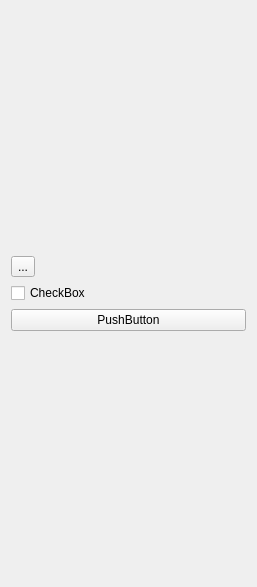
<?xml version="1.0" encoding="UTF-8"?>
<ui version="4.0">
 <class>SideBarQuickInfo</class>
 <widget class="QWidget" name="SideBarQuickInfo">
  <property name="geometry">
   <rect>
    <x>0</x>
    <y>0</y>
    <width>257</width>
    <height>587</height>
   </rect>
  </property>
  <property name="windowTitle">
   <string>Form</string>
  </property>
  <layout class="QVBoxLayout" name="verticalLayout_2">
   <item>
    <layout class="QVBoxLayout" name="verticalLayout">
     <item>
      <widget class="QToolButton" name="toolButton">
       <property name="text">
        <string>...</string>
       </property>
      </widget>
     </item>
     <item>
      <widget class="QCheckBox" name="checkBox">
       <property name="text">
        <string>CheckBox</string>
       </property>
      </widget>
     </item>
     <item>
      <widget class="QPushButton" name="pushButton">
       <property name="text">
        <string>PushButton</string>
       </property>
      </widget>
     </item>
    </layout>
   </item>
  </layout>
 </widget>
 <resources/>
 <connections/>
</ui>
